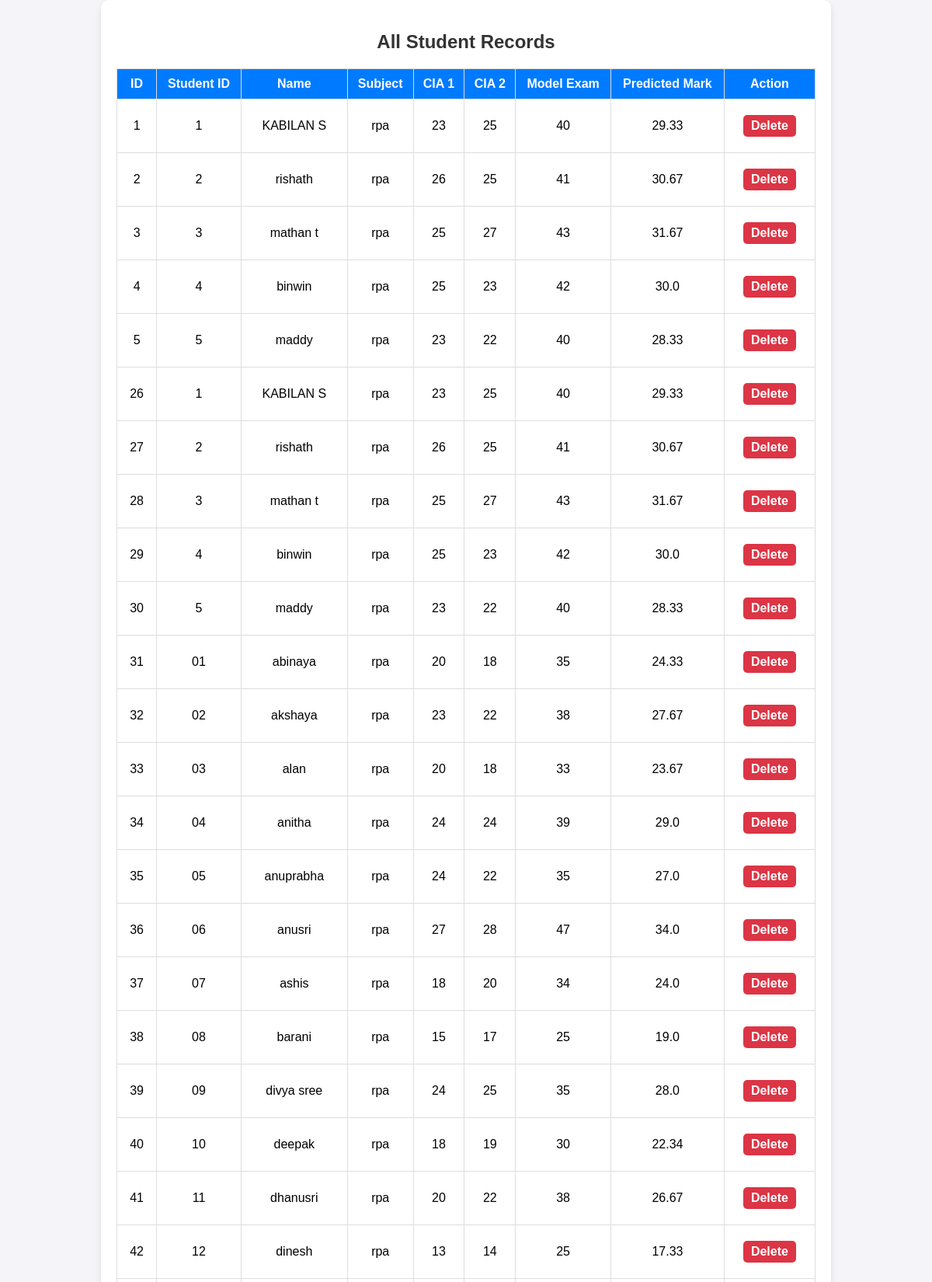
/view (upper part), run on the app's committed database.
### tables this page shows
CREATE TABLE students (
                          id INTEGER PRIMARY KEY AUTOINCREMENT,
                          student_id TEXT,
                          name TEXT,
                          subject TEXT,
                          cia1 INTEGER,
                          cia2 INTEGER,
                          model_exam INTEGER,
                          predicted_mark REAL);

### app.py (the view)
@app.route('/view')
def view():
    with sqlite3.connect(DATABASE) as conn:
        cursor = conn.cursor()
        cursor.execute("SELECT * FROM students")
        students = cursor.fetchall()
    return render_template('view.html', students=students)

### templates/view.html (shortened to what this page needs)
<!DOCTYPE html>
<html lang="en">
<head>
    <link rel="stylesheet" href="static/styles.css">
</head>
<body>
    <div class="container">
        <h2>All Student Records</h2>
        <table>
            <tr>
                <th>ID</th>
                <th>Student ID</th>
                <th>Name</th>
                <th>Subject</th>
                <th>CIA 1</th>
                <th>CIA 2</th>
                <th>Model Exam</th>
                <th>Predicted Mark</th>
                <th>Action</th>
            </tr>
            {% for student in students %}
            <tr>
                <td>{{ student[0] }}</td>
                <td>{{ student[1] }}</td>
                <td>{{ student[2] }}</td>
                <td>{{ student[3] }}</td>
                <td>{{ student[4] }}</td>
                <td>{{ student[5] }}</td>
                <td>{{ student[6] }}</td>
                <td>{{ student[7] | round(2) }}</td>
                <td><a href="/delete/{{ student[0] }}" class="delete-btn">Delete</a></td>
            </tr>
            {% endfor %}
        </table>
    </div>
</body>
</html>

### static/styles.css (style rules this page uses)
body { font-family: Arial, sans-serif; background-color: #f4f4f9; margin: 0; padding: 0; display: flex; justify-content: center; align-items: center; min-height: 100vh; }
.container { width: 80%; max-width: 900px; background: white; padding: 20px; border-radius: 10px; box-shadow: 0 4px 8px rgba(0, 0, 0, 0.1); text-align: center; }
h2, h3 { color: #333; }
table { width: 100%; border-collapse: collapse; margin-top: 20px; }
table, th, td { border: 1px solid #ddd; }
th, td { padding: 10px; text-align: center; }
th { background-color: #007bff; color: white; }
.delete-btn { background-color: #dc3545; color: white; padding: 5px 10px; border-radius: 5px; text-decoration: none; }
a { display: inline-block; margin: 10px; text-decoration: none; color: #007bff; font-weight: bold; }

### data on the page
students: id "1", student "1", name "KABILAN S", subject "rpa", cia1 "23", cia2 "25", model_exam "40", predicted_mark "29.33"
students: id "2", student "2", name "rishath", subject "rpa", cia1 "26", cia2 "25", model_exam "41", predicted_mark "30.67"
students: id "3", student "3", name "mathan t", subject "rpa", cia1 "25", cia2 "27", model_exam "43", predicted_mark "31.67"
students: id "4", student "4", name "binwin", subject "rpa", cia1 "25", cia2 "23", model_exam "42", predicted_mark "30.0"
students: id "5", student "5", name "maddy", subject "rpa", cia1 "23", cia2 "22", model_exam "40", predicted_mark "28.33"
students: id "26", student "1", name "KABILAN S", subject "rpa", cia1 "23", cia2 "25", model_exam "40", predicted_mark "29.33"
students: id "27", student "2", name "rishath", subject "rpa", cia1 "26", cia2 "25", model_exam "41", predicted_mark "30.67"
students: id "28", student "3", name "mathan t", subject "rpa", cia1 "25", cia2 "27", model_exam "43", predicted_mark "31.67"
students: id "29", student "4", name "binwin", subject "rpa", cia1 "25", cia2 "23", model_exam "42", predicted_mark "30.0"
students: id "30", student "5", name "maddy", subject "rpa", cia1 "23", cia2 "22", model_exam "40", predicted_mark "28.33"
students: id "31", student "01", name "abinaya", subject "rpa", cia1 "20", cia2 "18", model_exam "35", predicted_mark "24.33"
students: id "32", student "02", name "akshaya", subject "rpa", cia1 "23", cia2 "22", model_exam "38", predicted_mark "27.67"
students: id "33", student "03", name "alan", subject "rpa", cia1 "20", cia2 "18", model_exam "33", predicted_mark "23.67"
students: id "34", student "04", name "anitha", subject "rpa", cia1 "24", cia2 "24", model_exam "39", predicted_mark "29.0"
students: id "35", student "05", name "anuprabha", subject "rpa", cia1 "24", cia2 "22", model_exam "35", predicted_mark "27.0"
students: id "36", student "06", name "anusri", subject "rpa", cia1 "27", cia2 "28", model_exam "47", predicted_mark "34.0"
students: id "37", student "07", name "ashis", subject "rpa", cia1 "18", cia2 "20", model_exam "34", predicted_mark "24.0"
students: id "38", student "08", name "barani", subject "rpa", cia1 "15", cia2 "17", model_exam "25", predicted_mark "19.0"
students: id "39", student "09", name "divya sree", subject "rpa", cia1 "24", cia2 "25", model_exam "35", predicted_mark "28.0"
students: id "40", student "10", name "deepak", subject "rpa", cia1 "18", cia2 "19", model_exam "30", predicted_mark "22.34"
students: id "41", student "11", name "dhanusri", subject "rpa", cia1 "20", cia2 "22", model_exam "38", predicted_mark "26.67"
students: id "42", student "12", name "dinesh", subject "rpa", cia1 "13", cia2 "14", model_exam "25", predicted_mark "17.33"
